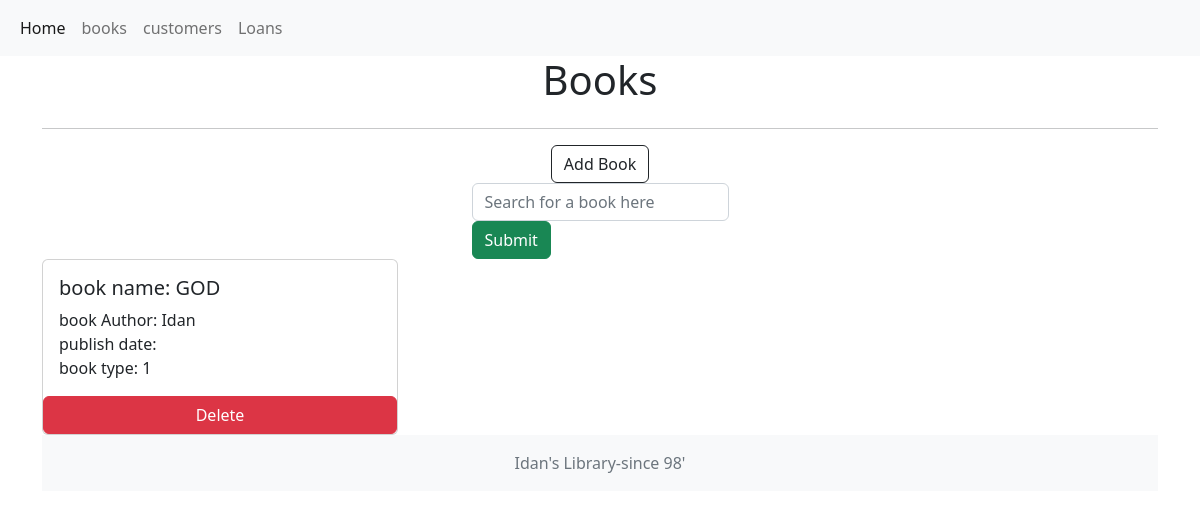
Screenshot of /books/1 with the database file from the repository.
### new.py (models this page shows, shortened)
class Books(db.Model):
    id = db.Column('BookID', db.Integer, primary_key = True)
    book_name = db.Column('BookName', db.String(100))
    book_author = db.Column('BookAuthor', db.String(50))
    published = db.Column('PublishedDate', db.String(10))
    book_type = db.Column('BookType', db.Integer)
    loanlink = db.relationship("Loans", backref = "books")

### new.py (the view)
@app.route('/books', methods =['GET', 'POST'] )
@app.route('/books/<id>')
def show_all_books(id = -1):
    if request.method == 'GET':
        if int(id) == -1:
            return render_template('all_books.html', all_books = Books.query.all())
        if int(id) > -1:
            selected_book = Books.query.get(int(id))
            return render_template('selected_book.html',selected_book = selected_book)

### templates/selected_book.html (shortened to what this page needs)
{% extends "layout.html" %}
{% block head %}
{{ super() }}
{% endblock %}
{% block content %}
<div class="d-flex justify-content-center">
  <h1>Books</h1>
</div>
<hr>
<div class="d-flex justify-content-center">
  <a class="btn btn-outline-dark" href="/newbook" role="button">Add Book</a>
</div>
<div class="d-flex justify-content-center">
  <form action="/SearchBooks" class="form-inline" method="POST">
    <input type="text" class="form-control" name="book_name" placeholder="Search for a book here">
    <button class="btn btn-success" type="submit">Submit</button>
  </form>
</div>
<div class="row row-cols-1 row-cols-md-3 g-4">
  <div class="col">
    <div class="card">
      <div class="card-body">
        <h5 class="card-title">book name: {{selected_book.book_name}}</h5>
        <p class="card-text"> book Author: {{selected_book.book_author}} <br>
          publish date: {{selected_book.publish_date}} <br>
          book type: {{selected_book.book_type}}</p>
      </div>
      <a class="btn btn-danger" href="/deletebook/{{selected_book.id}}">Delete</a>
    </div>
  </div>
</div>
{% endblock %}

### rows the page displays
Books: book_name "GOD", book_author "Idan", book_type "1"
